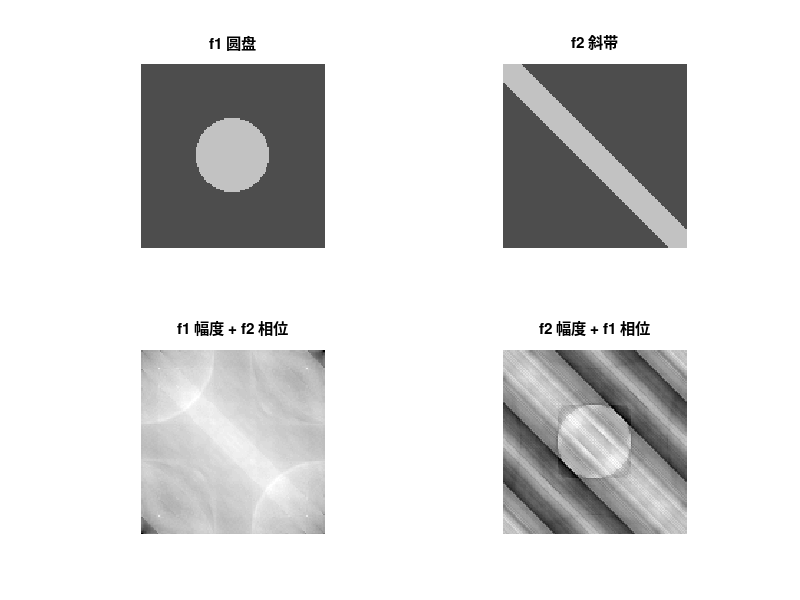

Recreate this plot in MATLAB.
%% 05-phase-swap.m | 交换两幅图的 FFT 相位，观察结构跟谁走
%% GNU Octave，零第三方依赖；合成图像，无需任何外部文件
clear; close all; clc;
SHOW = ~strcmp(getenv("IP_HEADLESS"), "1");
% ---- 参数区 ----
N = 128;
% ---- 造两幅统计相似、结构不同的图 ----
[X, Y] = meshgrid(1:N, 1:N);
f1 = 0.30 + 0.45*double((X-N/2).^2 + (Y-N/2).^2 < (N/5)^2);
f2 = 0.30 + 0.45*double(abs(X - Y) < N/10);
printf("两图均值差 = %.6f, 标准差差 = %.6f\n", ...
       abs(mean(f1(:))-mean(f2(:))), abs(std(f1(:))-std(f2(:))));
% ---- 算法：幅度 A / 相位 B 重组 ----
A = fft2(f1); B = fft2(f2);
r1 = real(ifft2(abs(A) .* exp(1i*angle(B))));   % f1 的幅度 + f2 的相位
r2 = real(ifft2(abs(B) .* exp(1i*angle(A))));   % f2 的幅度 + f1 的相位
% ---- 数值验证：自写相关系数（匿名函数），不依赖 statistics 包 ----
corr2_ = @(a,b) sum((a(:)-mean(a(:))).*(b(:)-mean(b(:)))) / ...
                sqrt(sum((a(:)-mean(a(:))).^2) * sum((b(:)-mean(b(:))).^2));
printf("重组图1 与 f1 相关 = %.4f, 与 f2 相关 = %.4f\n", corr2_(r1,f1), corr2_(r1,f2));
printf("重组图2 与 f1 相关 = %.4f, 与 f2 相关 = %.4f\n", corr2_(r2,f1), corr2_(r2,f2));
printf("结论：谁提供相位，重建图就更像谁（斜线 vs 圆盘）\n");
% ---- 可视化 ----
if SHOW
  figure("name", "05 相位交换");
  subplot(2, 2, 1); imagesc(f1, [0 1]); colormap gray; axis image off; title("f1 圆盘");
  subplot(2, 2, 2); imagesc(f2, [0 1]); axis image off; title("f2 斜带");
  subplot(2, 2, 3); imagesc(r1); axis image off; title("f1 幅度 + f2 相位");
  subplot(2, 2, 4); imagesc(r2); axis image off; title("f2 幅度 + f1 相位");
end
